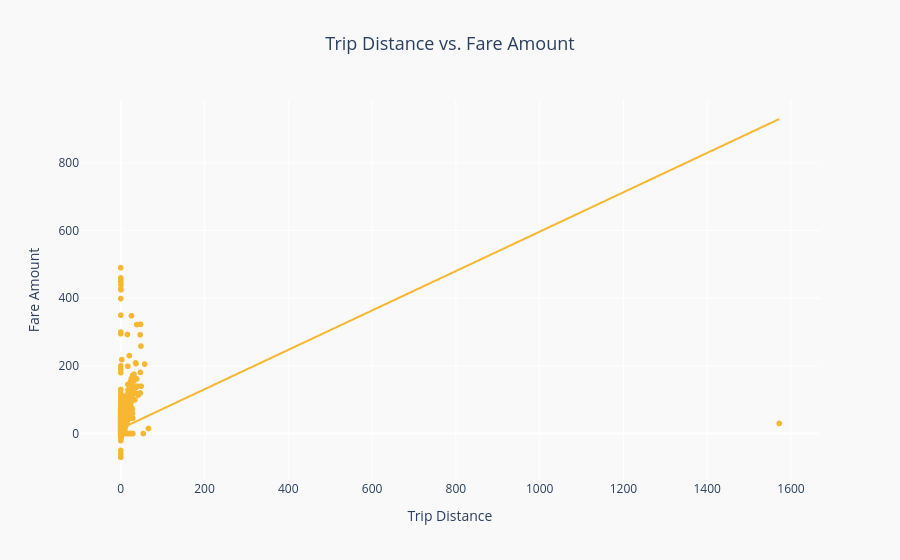

Write notebook code for a chart like this one.
### Markdown cell above
### Cross-Checking Outliers with Relevant Columns:
When analysing outliers, it’s important to check whether extreme values make sense relative to other factors. Here’s how we’ll compare them:

1. trip_distance → Compare with total_amount (longer trips should generally have higher fares).
2. fare_amount → Compare with trip_distance (is the fare proportional to the distance traveled?).

### Code cell
# Defining the feature pairs and contextually relevant comparisons:
feature_pairs = [
    # Is fare proportional to trip distance?
    ("trip_distance", "fare_amount")
]

# Creating visualisations using Plotly with OLS trendlines:
for x_feat, y_feat in feature_pairs:
    if x_feat in df.columns and y_feat in df.columns:
        fig = px.scatter(
            df, x=x_feat, y=y_feat,
            title=f"{x_feat.replace('_', ' ').title()} vs. {y_feat.replace('_', ' ').title()}",
            labels={
                x_feat: x_feat.replace('_', ' ').title(),
                y_feat: y_feat.replace('_', ' ').title()
            },
            trendline="ols"
        )
        fig.update_traces(marker=dict(color="#F7B731"))
        fig.update_layout(
            title_font_size=18,
            title_x=0.5,
            plot_bgcolor="#F9F9F9",
            paper_bgcolor="#F9F9F9"
        )
        fig.show()
    else:
        print(f"Missing columns: {x_feat}, {y_feat}")

### Figure 1 — Plotly figure (JSON) as saved in the notebook; plotly's stock layout.template omitted (floating-point values rounded to 4 significant figures; data arrays with more than 128 entries replaced by an {"elided": "..."} marker saying what was removed)
{"data": [{"hovertemplate": "Trip Distance=%{x}<br>Fare Amount=%{y}<extra></extra>", "legendgroup": "", "marker": {"color": "#F7B731", "symbol": "circle"}, "mode": "markers", "name": "", "showlegend": false, "type": "scattergl", "x": {"elided": "63877 float values"}, "xaxis": "x", "y": {"elided": "63877 float values"}, "yaxis": "y"}, {"hovertemplate": "<b>OLS trendline</b><br>fare_amount = 0.582176 * trip_distance + 14.5742<br>R<sup>2</sup>=0.087867<br><br>Trip Distance=%{x}<br>Fare Amount=%{y} <b>(trend)</b><extra></extra>", "legendgroup": "", "marker": {"color": "#F7B731", "symbol": "circle"}, "mode": "lines", "name": "", "showlegend": false, "type": "scattergl", "x": {"elided": "63877 float values"}, "xaxis": "x", "y": {"elided": "63877 float values"}, "yaxis": "y"}], "layout": {"legend": {"tracegroupgap": 0}, "paper_bgcolor": "#F9F9F9", "plot_bgcolor": "#F9F9F9", "title": {"font": {"size": 18}, "text": "Trip Distance vs. Fare Amount", "x": 0.5}, "xaxis": {"anchor": "y", "domain": [0, 1], "title": {"text": "Trip Distance"}}, "yaxis": {"anchor": "x", "domain": [0, 1], "title": {"text": "Fare Amount"}}}}
